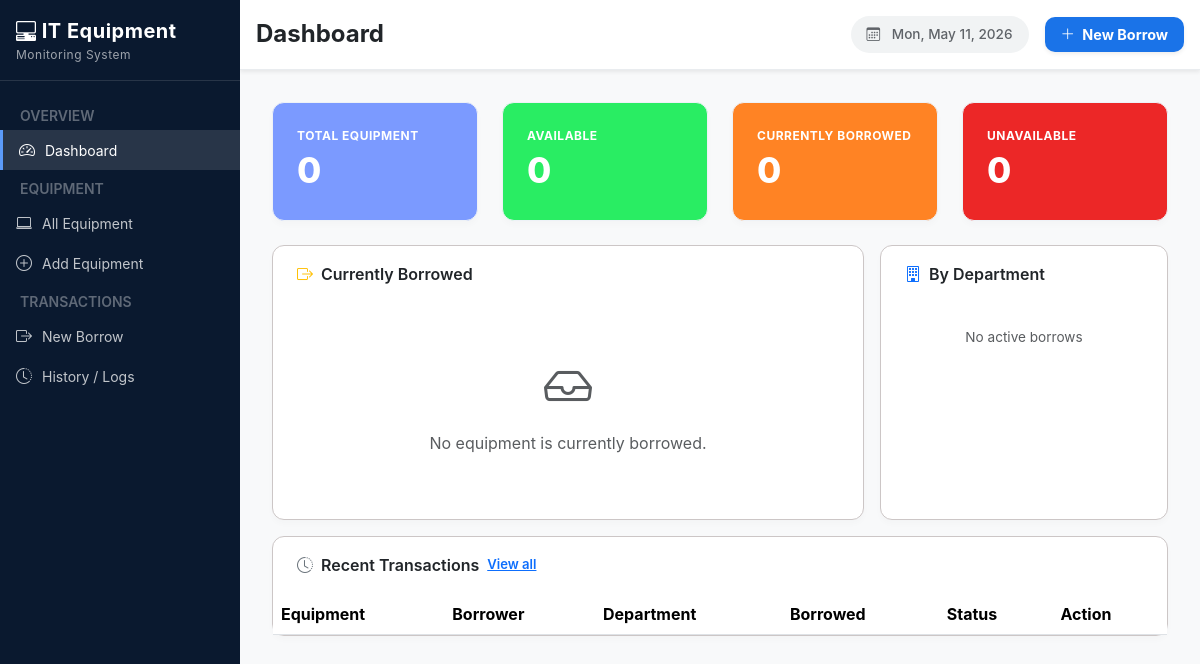
The app's page /, older data.
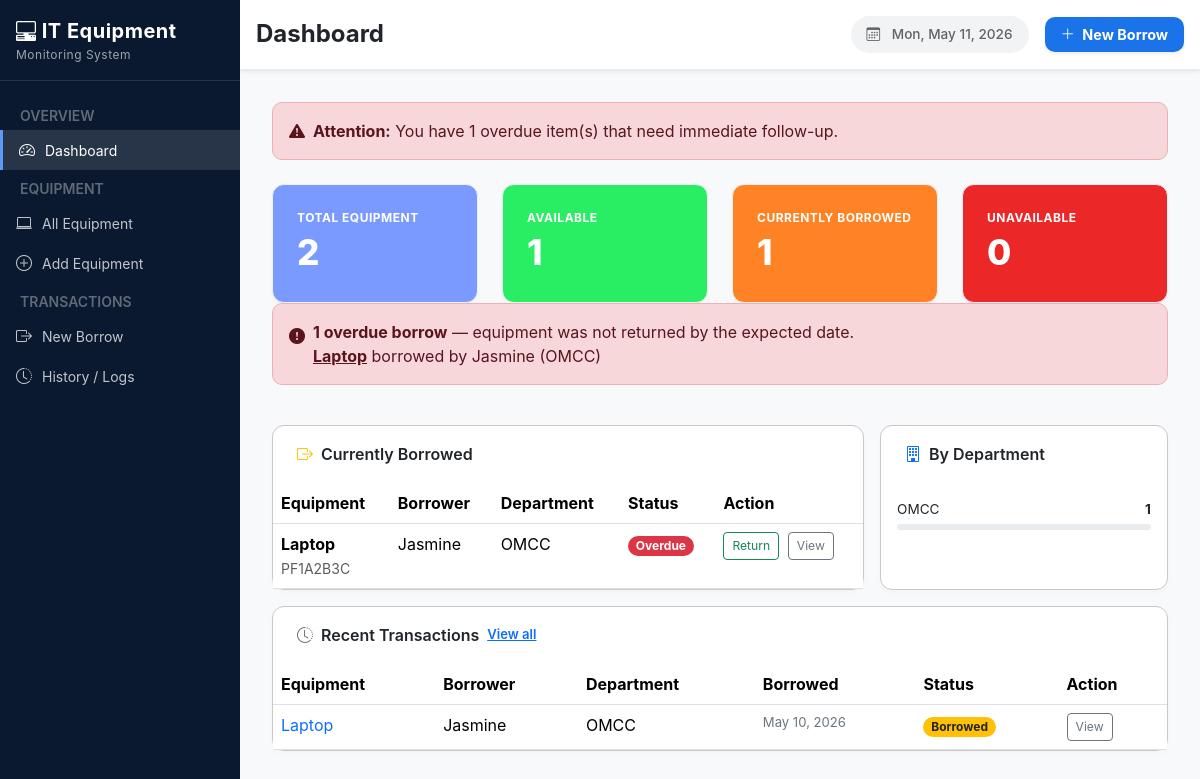
The same page, newer data.
### ems/models.py (models this page shows, shortened)
class BorrowTransaction(models.Model):
    STATUS_CHOICES = [
        ('ongoing',   'Ongoing'),
        ('returned',  'Returned'),
    ]
    equipment = models.ForeignKey(Equipment, on_delete=models.CASCADE, related_name='transactions')
    borrower_name = models.CharField(max_length=150)
    department = models.ForeignKey('Department', on_delete=models.SET_NULL, null=True, blank=True)
    purpose = models.TextField()
    released_by = models.CharField(max_length=150)
    date_borrowed = models.DateTimeField(default=timezone.now)
    expected_return = models.DateTimeField(null=True, blank=True)
    status = models.CharField(max_length=20, choices=STATUS_CHOICES, default='ongoing')
    date_returned = models.DateTimeField(null=True, blank=True)
    returned_by = models.CharField(max_length=150, blank=True)
    received_by = models.CharField(max_length=150, blank=True)
    return_notes = models.TextField(blank=True)
    created_at = models.DateTimeField(auto_now_add=True)
    class Meta:
        ordering = ['-date_borrowed']
    @property
    def is_overdue(self):
        from django.utils import timezone
        if self.status == 'ongoing' and self.expected_return < timezone.now():
            return True
        return False

class Equipment(models.Model):
    STATUS_CHOICES = [
        ('available', 'Available'),
        ('borrowed',  'Borrowed'),
        ('unavailable', 'Not Available'),
    ]
    name = models.CharField(max_length=100)
    serial_number = models.CharField(max_length=100, unique=True)
    category = models.CharField(max_length=100, blank=True)
    status = models.CharField(max_length=20, choices=STATUS_CHOICES, default='available')
    description = models.TextField(blank=True)
    added_at = models.DateTimeField(auto_now_add=True)

class Department(models.Model):
    name = models.CharField(max_length=100, unique=True)
    def __str__(self):
        return self.name

### ems/views.py (the view)
# urls.py: path('', views.dashboard, name='dashboard'),
def dashboard(request):
    equipments = Equipment.objects.all()
    total_equipment = equipments.count()
    available = equipments.filter(status='available').count()
    borrowed = equipments.filter(status='borrowed').count()
    unavailable = equipments.filter(status='unavailable').count()
    ongoing_txns = (BorrowTransaction.objects
        .filter(status='ongoing')
        .select_related('equipment', 'department')
        .order_by('expected_return'))
    overdue = [t for t in ongoing_txns if t.is_overdue]
    recent_txns = (BorrowTransaction.objects
        .select_related('equipment', 'department')
        .order_by('-date_borrowed')[:8])
    dept_stats = (BorrowTransaction.objects
        .filter(status='ongoing')
        .values('department__name')
        .annotate(count=Count('id'))
        .order_by('-count'))
    return render(request, 'ems/dashboard.html', {
        'total_equipment': total_equipment,
        'available': available,
        'borrowed': borrowed,
        'unavailable': unavailable,
        'ongoing_txns': ongoing_txns,
        'recent_txns': recent_txns,
        'overdue': overdue,
        'dept_stats': dept_stats,
    })

### ems/templates/ems/dashboard.html (shortened to what the changed rows need)
{% extends 'ems/base.html' %}
{% block content %}
{% if overdue %}
<div class="alert alert-danger d-flex align-items-center mb-4" role="alert" style="border-radius: 10px;">
    <i class="bi bi-exclamation-triangle-fill me-2"></i>
    <div>
        <strong>Attention:</strong> You have {{ overdue|length }} overdue item(s) that need immediate follow-up.
    </div>
</div>
{% endif %}
<div class="row g-4">
    <div class="col-md-3">
        <div class="stat-card card-total" style="background-color: #7b9aff;">
            <div>
                <div class="stat-label">Total Equipment</div>
                <div class="stat-value">{{ total_equipment|default:"0" }}</div>
            </div>
        </div>
    </div>
    <div class="col-md-3">
        <div class="stat-card card-available" style="background-color: #29ed63;">
            <div>
                <div class="stat-label">Available</div>
                <div class="stat-value">{{ available|default:"0" }}</div>
            </div>
        </div>
    </div>
    <div class="col-md-3">
        <div class="stat-card card-borrowed" style="background-color: #ff8324;">
            <div>
                <div class="stat-label">Currently Borrowed</div>
                <div class="stat-value">{{ borrowed|default:"0" }}</div>
            </div>
        </div>
    </div>
</div>
{% if overdue %}
<div class="alert alert-danger d-flex align-items-start gap-2 mb-4" style="border-radius:10px;">
    <i class="bi bi-exclamation-circle-fill mt-1"></i>
    <div>
        <strong>{{ overdue|length }} overdue borrow{{ overdue|length|pluralize }}</strong> — equipment was not returned by the expected date.
        {% for t in overdue %}<br><a href="{% url 'transaction_detail' t.pk %}" class="alert-link">{{ t.equipment.name }}</a> borrowed by {{ t.borrower_name }} ({{ t.department }}){% endfor %}
    </div>
</div>
{% endif %}
<div class="row g-3 mt-2">
    <div class="col-lg-8">
        <div class="table-card">
            {% if ongoing_txns %}
            <table class="table table-hover mb-0">
                <thead><tr>
                    <th>Equipment</th>
                    <th>Borrower</th>
                    <th>Department</th>
                    <th>Status</th>
                    <th>Action</th>
                </tr></thead>
                <tbody>
                    {% for t in ongoing_txns %}
                    <tr>
                        <td>
                            <strong>{{ t.equipment.name }}</strong><br>
                            <small class="text-muted">{{ t.equipment.serial_number }}</small>
                        </td>
                        <td>{{ t.borrower_name }}</td>
                        <td>{{ t.department.name }}</td>
                        <td>
                            {% if t.is_overdue %}
                            <span class="badge badge-overdue rounded-pill" style="background-color: #dc3545; color: #fff;">Overdue</span>
                            {% elif t.expected_return %}
                            {% else %}
                            <span class="text-muted">—</span>
                            {% endif %}
                        </td>
                        <td>
                            <a href="{% url 'borrow_return' t.pk %}" class="btn btn-sm btn-outline-success" style="font-size:.76rem;">Return</a>
                            <a href="{% url 'transaction_detail' t.pk %}" class="btn btn-sm btn-outline-secondary ms-1" style="font-size:.76rem;">View</a>
                        </td>
                    </tr>
                    {% endfor %}
                </tbody>
            </table>
            {% else %}
            <div class="text-center py-5">
                <i class="bi bi-inbox text-muted" style="font-size: 3rem;"></i>
                <p class="text-muted mt-2">No equipment is currently borrowed.</p>
            </div>
            {% endif %}
        </div>
    </div>
    <div class="col-lg-4">
        <div class="table-card h-100">
            <div class="tc-head">
                <span><i class="bi bi-building me-2 text-primary"></i>By Department</span>
            </div>
            {% if dept_stats %}
            <div class="p-3">
                {% for d in dept_stats %}
                <div class="mb-3">
                    <div class="d-flex justify-content-between mb-1">
                        <span style="font-size:.85rem;">{{ d.department__name|default:"Unknown" }}</span>
                        <strong style="font-size:.85rem;">{{ d.count }}</strong>
                    </div>
                    <div class="progress" style="height:6px;border-radius:10px;">
                        <div class="progress-bar" style="width:{% widthratio d.count borrowed 100 %}%;background:var(--blue-mid);border-radius:10px;"></div>
                    </div>
                </div>
                {% endfor %}
            </div>
            {% else %}
            <div class="text-center py-4 text-muted" style="font-size:.85rem;">No active borrows</div>
            {% endif %}
            </div>
        </div>
    </div>
    <div class="table-card mt-3">
        <table class="table table-hover mb-0">
            <thead><tr>
                <th>Equipment</th>
                <th>Borrower</th>
                <th>Department</th>
                <th>Borrowed</th>
                <th>Status</th>
                <th>Action</th>
            </tr></thead>
            <tbody>
                {% for t in recent_txns %}
                <tr>
                    <td><a href="{% url 'transaction_detail' t.pk %}" class="text-decoration-none fw-500">{{ t.equipment.name }}</a></td>
                    <td>{{ t.borrower_name }}</td>
                    <td>{{ t.department.name }}</td>
                    <td style="font-size:.82rem;color:#6c757d;">{{ t.date_borrowed|date:"M d, Y" }}</td>
                    <td>
                        {% if t.status == 'ongoing' %}
                            <span class="badge bg-warning text-dark rounded-pill">Borrowed</span>
                        {% elif t.status == 'returned' %}
                            <span class="badge bg-success rounded-pill">Returned</span>
                        {% else %}
                            <span class="badge bg-danger rounded-pill">{{ t.get_status_display }}</span>
                        {% endif %}
                    </td>
                    <td>
                        <a href="{% url 'transaction_detail' t.pk %}" class="btn btn-sm btn-outline-secondary" style="font-size:.76rem;">View</a>
                    </td>
                </tr>
                {% endfor %}
            </tbody>
        </table>
    </div>
</div>
{% endblock %}

Row changes from the older to the newer data that the page shows:
added BorrowTransaction: equipment.name "Laptop", borrower_name "Jasmine", department "OMCC", equipment.serial_number "PF1A2B3C", department.name "OMCC", status "Overdue", date_borrowed "May 10, 2026"
added Department: department__name "OMCC", count "1"
Text that changed along with them:
{{ overdue|length }}: (not shown) → "1"
{{ total_equipment|default:"0" }}: "0" → "2"
{{ available|default:"0" }}: "0" → "1"
{{ borrowed|default:"0" }}: "0" → "1"
text no longer shown: "No equipment is currently borrowed. No active borrows"
text now shown: "Attention: You have overdue item(s) that need immediate follow-up. overdue borrow — equipment was not returned by the expected date. Equipment Borrower Department Status Action"
